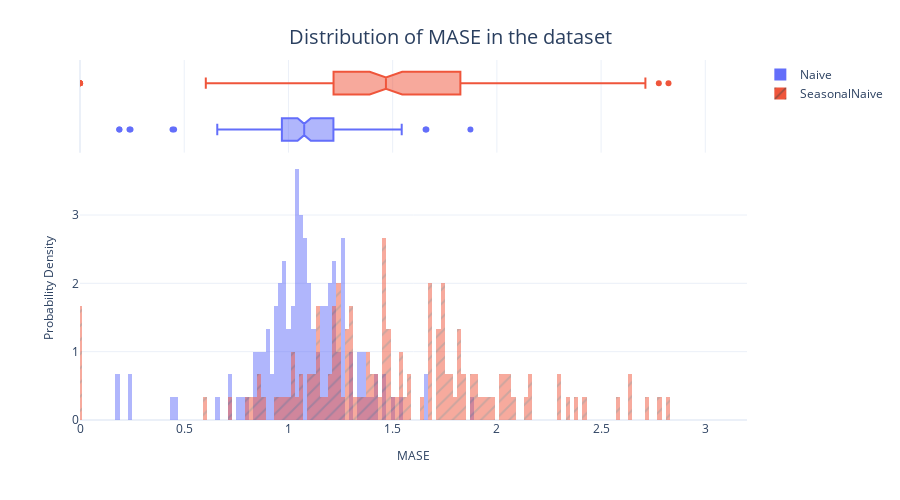

Notebook code for this chart:
### Code cell
fig = px.histogram(baseline_val_metrics_df_pivot, 
                   x="mase", 
                   color="Algorithm",
                   pattern_shape="Algorithm", 
                   marginal="box", 
                   nbins=500, 
                   barmode="overlay",
                   histnorm="probability density")
fig = format_plot(fig, xlabel="MASE", ylabel="Probability Density", title="Distribution of MASE in the dataset")
fig.update_layout(xaxis_range=[0,3.2])
# fig.write_image("imgs/chapter_8/mase_dist.png")
fig.show()

### Figure 1 — Plotly figure (JSON) as saved in the notebook; plotly's stock layout.template omitted (floating-point values rounded to 4 significant figures; data arrays with more than 128 entries replaced by an {"elided": "..."} marker saying what was removed)
{"data": [{"alignmentgroup": "True", "bingroup": "x", "histnorm": "probability density", "hovertemplate": "Algorithm=Naive<br>mase=%{x}<br>probability density=%{y}<extra></extra>", "legendgroup": "Naive", "marker": {"color": "#636efa", "opacity": 0.5, "pattern": {"shape": ""}}, "name": "Naive", "nbinsx": 500, "offsetgroup": "Naive", "orientation": "v", "showlegend": true, "type": "histogram", "x": {"elided": "150 float values"}, "xaxis": "x", "yaxis": "y"}, {"alignmentgroup": "True", "hovertemplate": "Algorithm=Naive<br>mase=%{x}<extra></extra>", "legendgroup": "Naive", "marker": {"color": "#636efa"}, "name": "Naive", "notched": true, "offsetgroup": "Naive", "showlegend": false, "type": "box", "x": {"elided": "150 float values"}, "xaxis": "x2", "yaxis": "y2"}, {"alignmentgroup": "True", "bingroup": "x", "histnorm": "probability density", "hovertemplate": "Algorithm=SeasonalNaive<br>mase=%{x}<br>probability density=%{y}<extra></extra>", "legendgroup": "SeasonalNaive", "marker": {"color": "#EF553B", "opacity": 0.5, "pattern": {"shape": "/"}}, "name": "SeasonalNaive", "nbinsx": 500, "offsetgroup": "SeasonalNaive", "orientation": "v", "showlegend": true, "type": "histogram", "x": {"elided": "150 float values"}, "xaxis": "x", "yaxis": "y"}, {"alignmentgroup": "True", "hovertemplate": "Algorithm=SeasonalNaive<br>mase=%{x}<extra></extra>", "legendgroup": "SeasonalNaive", "marker": {"color": "#EF553B"}, "name": "SeasonalNaive", "notched": true, "offsetgroup": "SeasonalNaive", "showlegend": false, "type": "box", "x": {"elided": "150 float values"}, "xaxis": "x2", "yaxis": "y2"}], "layout": {"autosize": false, "barmode": "overlay", "height": 500, "legend": {"title": {}, "tracegroupgap": 0}, "margin": {"t": 60}, "title": {"font": {"size": 20}, "text": "Distribution of MASE in the dataset", "x": 0.5, "xanchor": "center", "yanchor": "top"}, "width": 900, "xaxis": {"anchor": "y", "domain": [0, 1], "range": [0, 3.2], "title": {"font": {"size": 12}, "text": "MASE"}}, "xaxis2": {"anchor": "y2", "domain": [0, 1], "matches": "x", "showgrid": true, "showticklabels": false}, "yaxis": {"anchor": "x", "domain": [0, 0.7326], "title": {"font": {"size": 12}, "text": "Probability Density"}}, "yaxis2": {"anchor": "x2", "domain": [0.7426, 1], "matches": "y2", "showgrid": false, "showline": false, "showticklabels": false, "ticks": ""}}}
